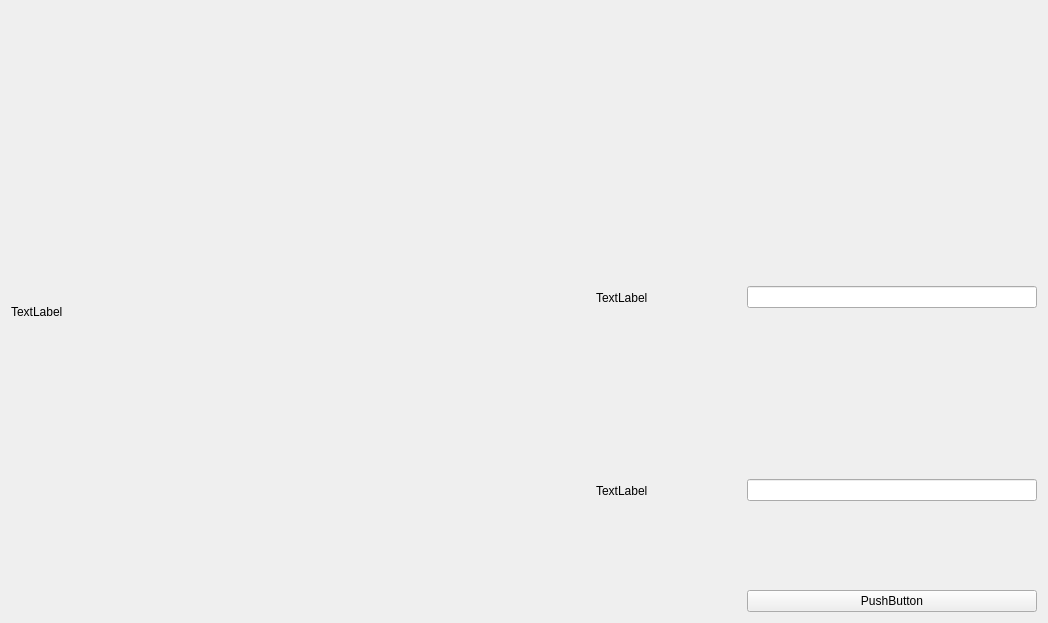
<?xml version="1.0" encoding="UTF-8"?>
<ui version="4.0">
 <class>Form</class>
 <widget class="QWidget" name="Form">
  <property name="geometry">
   <rect>
    <x>0</x>
    <y>0</y>
    <width>1048</width>
    <height>623</height>
   </rect>
  </property>
  <property name="windowTitle">
   <string>Form</string>
  </property>
  <layout class="QGridLayout" name="gridLayout_3">
   <item row="0" column="0">
    <layout class="QGridLayout" name="gridLayout_2">
     <item row="0" column="0">
      <layout class="QGridLayout" name="gridLayout">
       <item row="1" column="1">
        <widget class="QLabel" name="label_2">
         <property name="sizePolicy">
          <sizepolicy hsizetype="Expanding" vsizetype="Expanding">
           <horstretch>1</horstretch>
           <verstretch>2</verstretch>
          </sizepolicy>
         </property>
         <property name="text">
          <string>TextLabel</string>
         </property>
        </widget>
       </item>
       <item row="2" column="2">
        <widget class="QLineEdit" name="lineEdit_2">
         <property name="sizePolicy">
          <sizepolicy hsizetype="Expanding" vsizetype="Fixed">
           <horstretch>2</horstretch>
           <verstretch>2</verstretch>
          </sizepolicy>
         </property>
        </widget>
       </item>
       <item row="2" column="1">
        <widget class="QLabel" name="label_3">
         <property name="sizePolicy">
          <sizepolicy hsizetype="Preferred" vsizetype="Expanding">
           <horstretch>1</horstretch>
           <verstretch>2</verstretch>
          </sizepolicy>
         </property>
         <property name="text">
          <string>TextLabel</string>
         </property>
        </widget>
       </item>
       <item row="1" column="2">
        <widget class="QLineEdit" name="lineEdit">
         <property name="sizePolicy">
          <sizepolicy hsizetype="Expanding" vsizetype="Fixed">
           <horstretch>2</horstretch>
           <verstretch>2</verstretch>
          </sizepolicy>
         </property>
        </widget>
       </item>
       <item row="0" column="0" rowspan="4">
        <widget class="QLabel" name="label">
         <property name="sizePolicy">
          <sizepolicy hsizetype="Expanding" vsizetype="Expanding">
           <horstretch>4</horstretch>
           <verstretch>2</verstretch>
          </sizepolicy>
         </property>
         <property name="text">
          <string>TextLabel</string>
         </property>
        </widget>
       </item>
       <item row="3" column="2">
        <layout class="QVBoxLayout" name="verticalLayout">
         <item>
          <widget class="QPushButton" name="pushButton">
           <property name="text">
            <string>PushButton</string>
           </property>
          </widget>
         </item>
        </layout>
       </item>
       <item row="0" column="2">
        <layout class="QVBoxLayout" name="verticalLayout_2"/>
       </item>
      </layout>
     </item>
    </layout>
   </item>
  </layout>
 </widget>
 <resources/>
 <connections/>
</ui>
